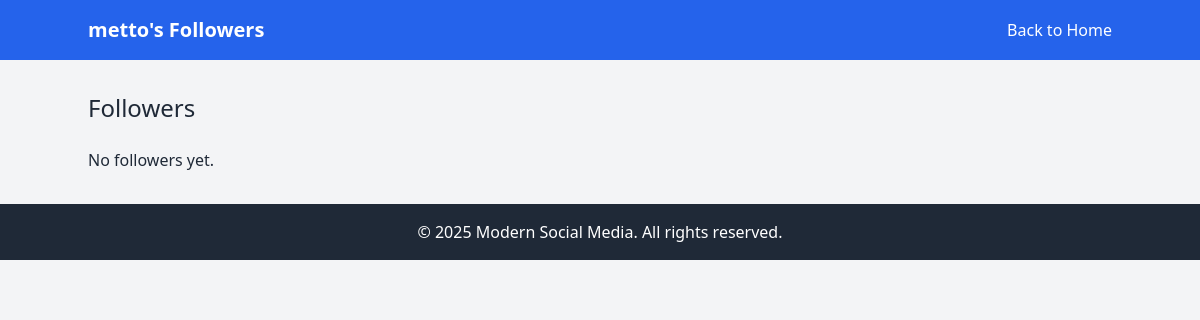
Before: /followers/1/ (signed in) with the older database file.
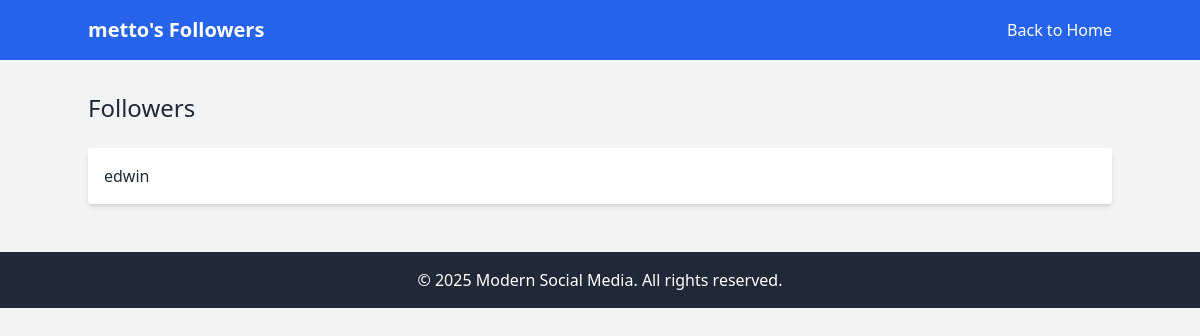
After: the same page with the newer database file.
### media/models.py (models this page shows, shortened)
class Follow(models.Model):
    follower = models.ForeignKey(User, related_name='following', on_delete=models.CASCADE)
    followed = models.ForeignKey(User, related_name='followers', on_delete=models.CASCADE)
    created_at = models.DateTimeField(auto_now_add=True)
    class Meta:
        unique_together = ('follower', 'followed')

### media/views.py (the view)
# urls.py: path('followers/<int:user_id>/', views.user_followers_view, name='user_followers'),
@login_required
def user_followers_view(request, user_id):
    user = get_object_or_404(User, id=user_id)
    followers = Follow.objects.filter(followed=user)
    context = {'user_profile': user, 'followers': followers}
    return render(request, 'followers.html', context)

### media/templates/followers.html (shortened to what this page needs)
<!DOCTYPE html>
<html lang="en">
<head>
    <script src="https://cdn.tailwindcss.com"></script>
</head>
<body class="bg-gray-100 text-gray-800">
    <header class="bg-blue-600 text-white py-4">
        <div class="container mx-auto flex justify-between items-center">
            <h1 class="text-xl font-bold">{{ user_profile.username }}'s Followers</h1>
            <a href="{% url 'home' %}" class="text-white">Back to Home</a>
        </div>
    </header>
    <main class="container mx-auto py-8">
        <h2 class="text-2xl mb-6">Followers</h2>
        <ul>
            {% for follow in followers %}
                <li class="bg-white rounded shadow-md p-4 mb-4">
                    {{ follow.follower.username }}
                </li>
            {% empty %}
                <p>No followers yet.</p>
            {% endfor %}
        </ul>
    </main>
    <footer class="bg-gray-800 text-white text-center py-4">
        <p>&copy; 2025 Modern Social Media. All rights reserved.</p>
    </footer>
</body>
</html>

Changed rows visible on the page:
added Follow: follower.username "edwin"
Other visible differences:
text no longer shown: "No followers yet."
